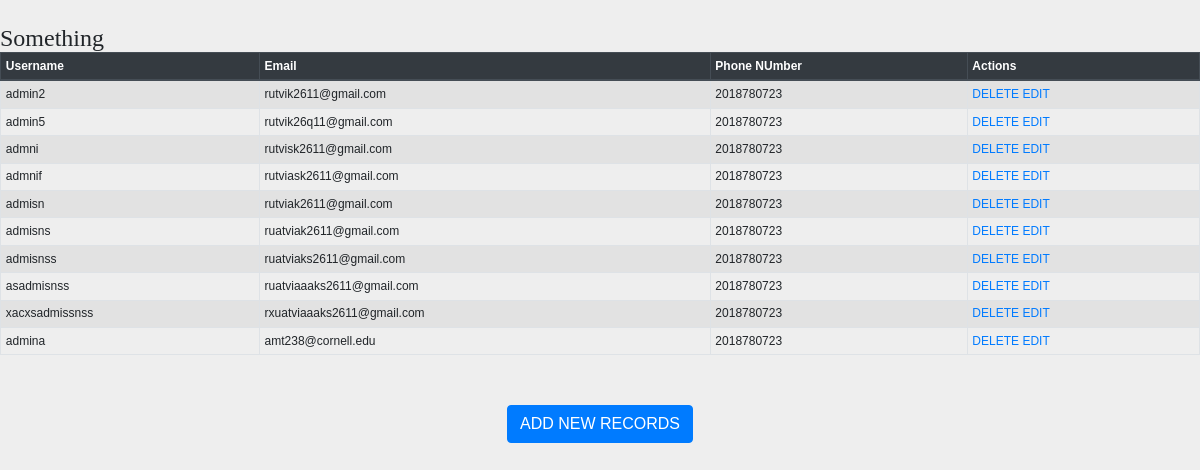
/blog/show, run on an earlier commit of the app's database.
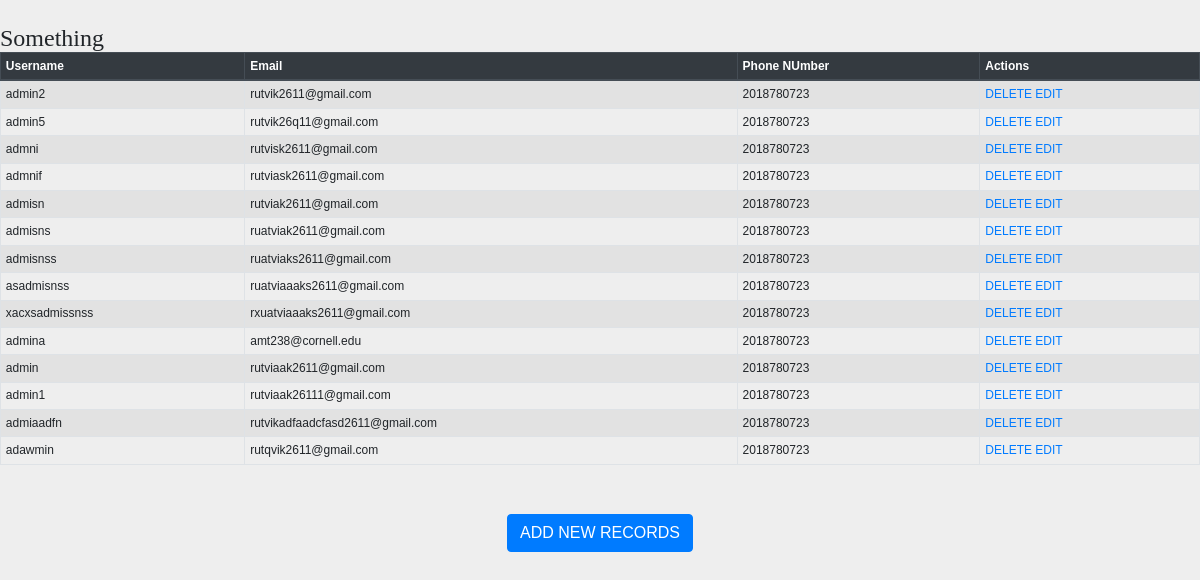
And on a later commit of the database.
### BLOG/models.py (models this page shows, shortened)
class Regsistration(models.Model):
    phone_regex = RegexValidator(regex=r'^\+?1?\d{9,15}$', message="Phone number must be entered in the format: '+999999999'. Up to 15 digits allowed.")
    username = models.CharField(max_length=40,unique=True)
    password = models.CharField(max_length=40)
    email =models.EmailField(unique = True)
    phone_number = models.CharField(validators=[phone_regex], max_length=17, blank=True)

### BLOG/views.py (the view)
# urls.py: path('blog/show',views.Show)
def Show(request):
    pass_obj = Regsistration.objects.all()
    return render(request,"BLOG/show.html",{"employees":pass_obj})

### Templates/BLOG/show.html (shortened to what this page needs)
<!DOCTYPE html>
<html lang="en">
<head>
     {% load staticfiles %}
     <link rel="stylesheet" href="https://maxcdn.bootstrapcdn.com/bootstrap/4.3.1/css/bootstrap.min.css">
    <link rel="stylesheet" href="{% static 'CSS/style.css' %}"/>
</head>
<body>
<table class="table table-striped table-bordered table-sm">
    <thead class="thead-dark">
    <tr>
        <th>Username</th>
        <th>Email</th>
        <th>Phone NUmber</th>
        <th>Actions</th>
    </tr>
    </thead>
    <tbody>
            <h1>Something</h1>
{% for employee in employees %}
    <tr>
        <td>{{ employee.username }}</td>
        <td>{{ employee.email }}</td>
        <td>{{ employee.phone_number }}</td>
        <td>
            <a href="/delete/{{ employee.id }}">DELETE</a>
            <a href="/edit/{{ employee.id }}">EDIT</a>
        </td>
    </tr>
{% endfor %}
    </tbody>
</table>
<br>
<br>
<center><a href="../blog/" class="btn btn-primary">ADD NEW RECORDS</a></center>
</body>
</html>

### Static/CSS/style.css (style rules this page uses)
body { font:12px/1.4 Verdana,Arial; background:#eee; height:100%; margin:25px 0; padding:0 }
h1 { font:24px Georgia,Verdana; margin:0 }

What changed in the data, as far as the page shows it:
added Regsistration: username "admin", email "rutviaak2611@gmail.com", phone_number "2018780723"
added Regsistration: username "admin1", email "rutviaak26111@gmail.com", phone_number "2018780723"
added Regsistration: username "admiaadfn", email "rutvikadfaadcfasd2611@gmail.com", phone_number "2018780723"
added Regsistration: username "adawmin", email "rutqvik2611@gmail.com", phone_number "2018780723"
